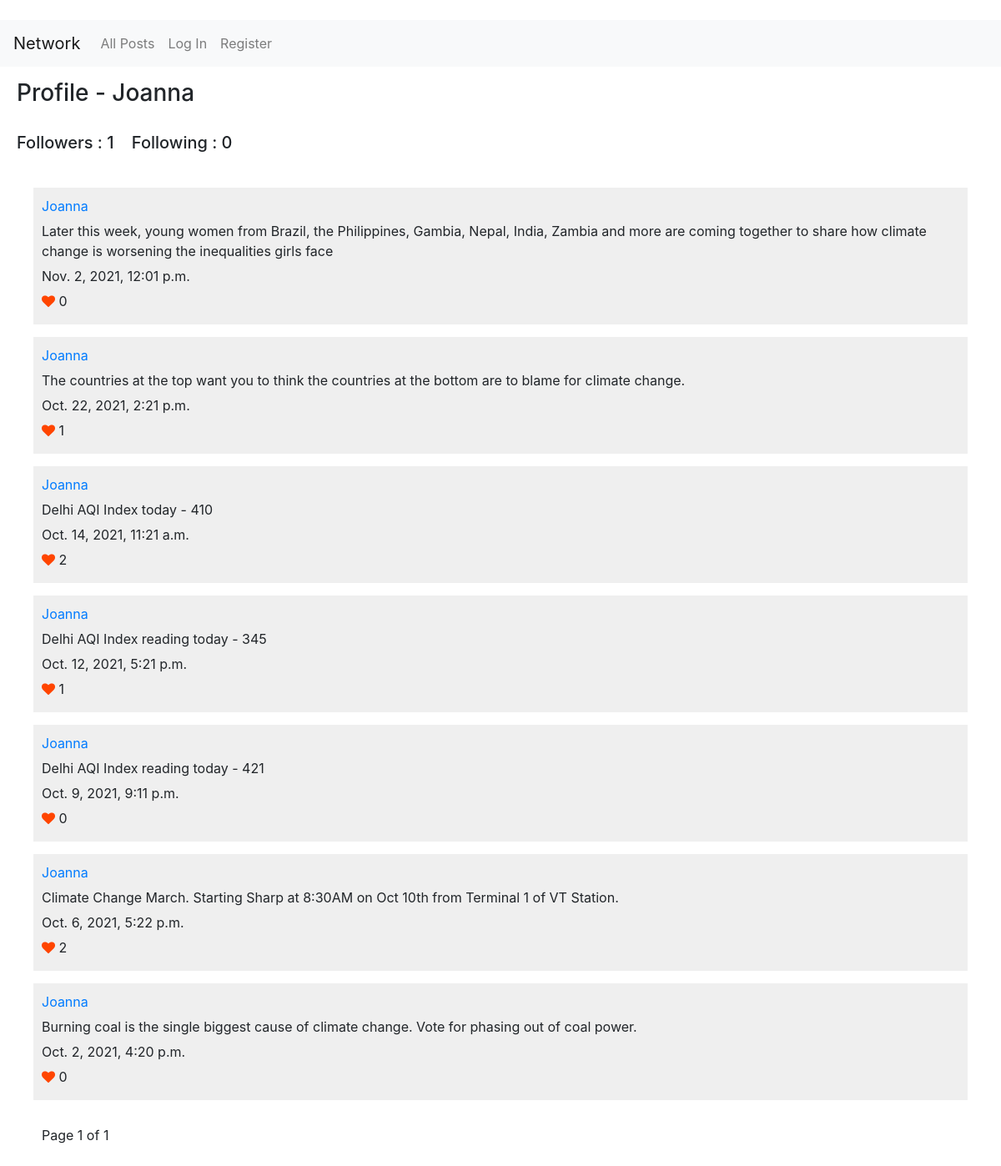
The page /profile/3 on the database its author committed.
### network/models.py (models this page shows, shortened)
class User(AbstractUser):
    follower_count = models.IntegerField(default=0)
    following_count = models.IntegerField(default=0)

class Post(models.Model):
    user = models.ForeignKey(User, on_delete=models.CASCADE, related_name="posts")
    content = models.CharField(max_length = 200)
    created_at = models.DateTimeField(auto_now_add=True)
    updated_at = models.DateTimeField(auto_now=True)
    likes_count = models.IntegerField(default=0)

### network/views.py (the view)
# urls.py: path("profile/<int:user_id>", views.profile, name="profile"),
def profile(request, user_id):
    posts = user_posts(user_id)
    followers = Followers.objects.filter(following=user_id).count()
    following = Followers.objects.filter(user=user_id).count()
    is_following = False
    own_profile = False
    if (request.user.id == user_id):
        own_profile = True
    if request.user.is_authenticated:
        count = Followers.objects.filter(user=request.user.id, following=user_id).count()
        if count > 0:
            is_following = True
    profile_user = User.objects.filter(pk=user_id)
    profile_user_username = profile_user[0].username
    page_obj = get_page_obj(posts, request)
    return render(request, 'network/profile.html', {'page_obj': page_obj,
                            "profile_info" : ProfileInfo(profile_user_username, followers, following, posts,own_profile,  is_following)})

### network/views.py (called while the page is built)
def get_page_obj (datalist, request):
    paginator = Paginator (datalist, 10)
    page_number = request.GET.get('page')
    page_obj = paginator.get_page(page_number)
    return page_obj

def user_posts(userid):
    posts = Post.objects.filter(user=userid)
    posts = posts.order_by("-created_at")
    return posts

### network/templates/network/profile.html (shortened to what this page needs)
﻿{% extends "network/layout.html" %}
{% load static %}
{% block body %}
<h3 class="page-hdr">Profile - {{ profile_info.username }}</h3>
<div id="posts-view">
    <div id="posts">
        <h5>
            Followers : <span id="follower_count">{{ profile_info.follower_count}}</span>
            &nbsp;&nbsp;
            Following : <span id="following_count">{{ profile_info.following_count}}</span>
        </h5>
        {% include "network/postsview.html" %}
    </div>
</div>
{% endblock %}

### network/templates/network/postsview.html (shortened to what this page needs)
﻿<div id="posts-view">
    <div id="posts">
        {% for post in page_obj %}
        <div class="post">
            <a href="{% url 'profile'  post.user.id %}">{{ post.user.username }}</a><br>
            <div name="post_read_view">
                <span class="content">{{ post.content }}</span>
            </div>
            <span class="created_at">{{ post.created_at }}</span><br>
            <i class="fa fa-heart like_toggle"  name ="like_icon" data-pid="{{post.id}}" style="color:orangered"></i> <span class="likes_count">{{ post.likes_count }}</span><br>
        </div>
        {% endfor %}
    </div>
    <ul class="pagination">
            <li class="page-item" style="display: inline-flex; align-items: center;">
                Page {{ page_obj.number }} of {{ page_obj.paginator.num_pages }}
            </li>
    </ul>
</div>

### network/static/network/styles.css (style rules this page uses)
.page-hdr { margin-top:15px; margin-bottom: 20px; margin-left: 20px; display: inline-block; }
#posts, #new-post { margin-left: 20px; margin-top: 10px; margin-right: 20px; }
.post { margin-bottom: 15px; background-color:#efefef; padding:10px; }
.post a, .post span { display: inline-block; margin-bottom: 6px; }
.pagination { margin:30px; }
.like_toggle { cursor: pointer; }

### rows shown on the page
User: username "Joanna"
Post: user.username "Joanna", content "Later this week, young women from Brazil, the Philippines, Gambia, Nepal, India, Zambia and more are coming together to share how climate change is worsening the inequalities girls face", created_at "Nov. 2, 2021, 12:01 p.m.", likes_count "0"
Post: user.username "Joanna", content "The countries at the top want you to think the countries at the bottom are to blame for climate change.", created_at "Oct. 22, 2021, 2:21 p.m.", likes_count "1"
Post: user.username "Joanna", content "Delhi AQI Index today - 410", created_at "Oct. 14, 2021, 11:21 a.m.", likes_count "2"
Post: user.username "Joanna", content "Delhi AQI Index reading today - 345", created_at "Oct. 12, 2021, 5:21 p.m.", likes_count "1"
Post: user.username "Joanna", content "Delhi AQI Index reading today - 421", created_at "Oct. 9, 2021, 9:11 p.m.", likes_count "0"
Post: user.username "Joanna", content "Climate Change March. Starting Sharp at 8:30AM on Oct 10th from Terminal 1 of VT Station.", created_at "Oct. 6, 2021, 5:22 p.m.", likes_count "2"
Post: user.username "Joanna", content "Burning coal is the single biggest cause of climate change. Vote for phasing out of coal power.", created_at "Oct. 2, 2021, 4:20 p.m.", likes_count "0"

### other values the page prints
{{ profile_info.follower_count }} "1"
{{ profile_info.following_count }} "0"
{{ page_obj.number }} "1"
{{ page_obj.paginator.num_pages }} "1"
